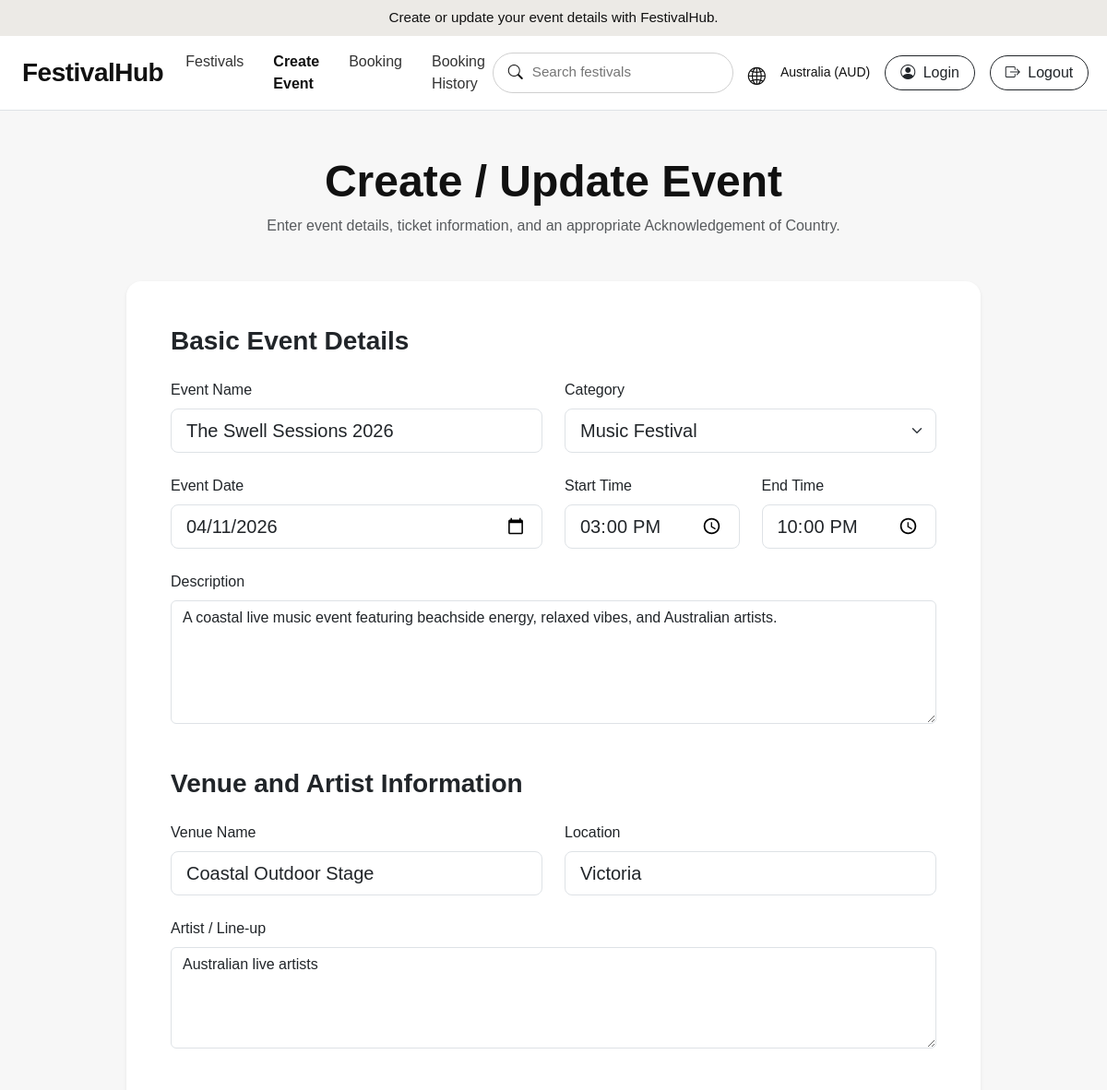
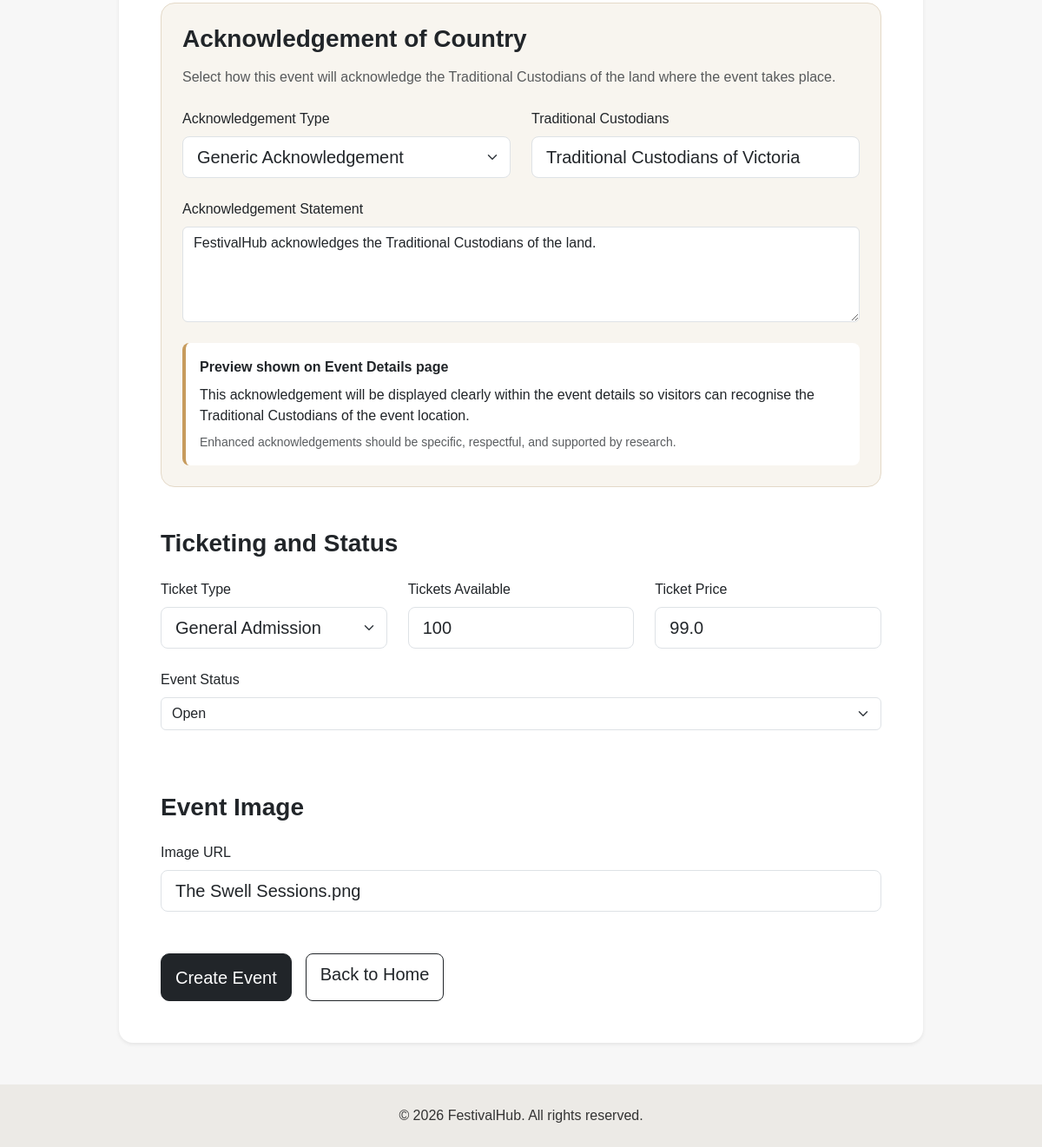
The app's page /update/1 (signed in) with its own data (2 pictures, top to bottom).
### festivalhub/models.py (models this page shows, shortened)
class Event(db.Model):
    __tablename__ = 'events'
    id = db.Column(db.Integer, primary_key=True)
    creator_id = db.Column(
        db.Integer,
        db.ForeignKey('users.id'),
        nullable=True
    )
    name = db.Column(db.String(150), nullable=False)
    category = db.Column(db.String(80), nullable=False)
    date = db.Column(db.String(80), nullable=False)
    start_time = db.Column(db.String(50))
    end_time = db.Column(db.String(50))
    description = db.Column(db.Text, nullable=False)
    venue = db.Column(db.String(150), nullable=False)
    location = db.Column(db.String(150), nullable=False)
    artist_lineup = db.Column(db.Text)
    ticket_type = db.Column(db.String(80), default='General Admission')
    tickets_available = db.Column(db.Integer, default=0)
    price = db.Column(db.Float, default=0.0)
    status = db.Column(db.String(30), default='Open')
    image = db.Column(db.String(255))
    acknowledgement_type = db.Column(
        db.String(80),
        default='No Acknowledgement of Country'
    )
    traditional_custodians = db.Column(db.String(150))
    acknowledgement_statement = db.Column(db.Text)
    bookings = db.relationship(
        'Booking',
        backref='event',
        lazy=True,
        cascade='all, delete-orphan'
    )
    comments = db.relationship(
        'Comment',
        backref='event',
        lazy=True,
        cascade='all, delete-orphan'
    )

### festivalhub/views.py (the view)
@mainbp.route('/update/<int:event_id>', methods=['GET', 'POST'])
def update_event(event_id):
    event = Event.query.get_or_404(event_id)
    if not user_can_manage_event(event):
        return redirect(url_for('main.details', event_id=event.id))
    form = EventForm()
    if request.method == 'POST':
        fill_event_from_form(event, form)
        db.session.commit()
        return redirect(url_for('main.details', event_id=event.id))
    populate_event_form(form, event)
    return render_template(
        'create-update-event.html',
        form=form,
        event=event,
        page_title='Update Event',
        submit_label='Update Event',
        is_update=True
    )

### festivalhub/models.py (called while the page is built)
@login_manager.user_loader
def load_user(user_id):
    return User.query.get(int(user_id))

### festivalhub/views.py (called while the page is built)
def user_can_manage_event(event):
    if not current_user.is_authenticated:
        return False
    if event.creator_id is None:
        return True
    return event.creator_id == current_user.id

### festivalhub/templates/create-update-event.html (shortened to what this page needs)
<!DOCTYPE html>
<html lang="en">
<head>
    <link href="https://cdn.jsdelivr.net/npm/bootstrap@5.3.3/dist/css/bootstrap.min.css" rel="stylesheet">
    <link rel="stylesheet" href="https://cdn.jsdelivr.net/npm/bootstrap-icons@1.11.3/font/bootstrap-icons.min.css">
    <link rel="stylesheet" href="{{ url_for('static', filename='style/style.css') }}">
</head>
<body>
    <div class="top-banner text-center py-2">
        Create or update your event details with FestivalHub.
    </div>
    <nav class="navbar navbar-expand-lg navbar-light bg-white border-bottom sticky-top">
        <div class="container-fluid px-4">
            <a class="navbar-brand fw-bold fs-3" href="/">
                FestivalHub
            </a>
            <div class="navbar-collapse">
                <ul class="navbar-nav mx-auto gap-lg-3">
                    <li class="nav-item"><a class="nav-link" href="/">Festivals</a></li>
                    <li class="nav-item"><a class="nav-link active" href="/create">Create Event</a></li>
                    <li class="nav-item"><a class="nav-link" href="/login-booking">Booking</a></li>
                    <li class="nav-item"><a class="nav-link" href="/bookings">Booking History</a></li>
                </ul>
                <div class="d-flex align-items-center gap-3 nav-right-group">
                    <div class="search-box d-flex align-items-center px-3">
                        <i class="bi bi-search me-2"></i>
                        <input type="text" placeholder="Search festivals">
                    </div>
                    <a href="#" class="icon-link">
                        <i class="bi bi-globe2"></i>
                    </a>
                    <span class="small text-nowrap d-none d-md-inline">
                        Australia (AUD)
                    </span>
                    <a href="/login" class="btn btn-outline-dark rounded-pill px-3">
                        <i class="bi bi-person-circle me-1"></i> Login
                    </a>
                    <a href="/logout" class="btn btn-outline-dark rounded-pill px-3">
                        <i class="bi bi-box-arrow-right me-1"></i> Logout
                    </a>
                </div>
            </div>
        </div>
    </nav>
    <section class="container py-5">
        <div class="text-center mb-5">
            <h1 class="fw-bold display-5">
                Create / Update Event
            </h1>
            <p class="text-muted">
                Enter event details, ticket information, and an appropriate Acknowledgement of Country.
            </p>
        </div>
        <div class="row justify-content-center">
            <div class="col-xl-10">
                <div class="card border-0 shadow-sm rounded-4">
                    <div class="card-body p-4 p-md-5">
                        <form method="POST">
                            <section class="mb-5">
                                <h3 class="fw-bold mb-4">
                                    Basic Event Details
                                </h3>
                                <div class="row g-4">
                                    <div class="col-md-6">
                                        <label class="form-label">Event Name</label>
                                        {{ form.name(class="form-control form-control-lg") }}
                                    </div>
                                    <div class="col-md-6">
                                        <label class="form-label">Category</label>
                                        {{ form.category(class="form-select form-select-lg") }}
                                    </div>
                                    <div class="col-md-6">
                                        <label class="form-label">Event Date</label>
                                        {{ form.date(class="form-control form-control-lg", type="date") }}
                                    </div>
                                    <div class="col-md-3">
                                        <label class="form-label">Start Time</label>
                                        {{ form.start_time(class="form-control form-control-lg", type="time") }}
                                    </div>
                                    <div class="col-md-3">
                                        <label class="form-label">End Time</label>
                                        {{ form.end_time(class="form-control form-control-lg", type="time") }}
                                    </div>
                                    <div class="col-12">
                                        <label class="form-label">Description</label>
                                        {{ form.description(class="form-control", rows="5") }}
                                    </div>
                                </div>
                            </section>
                            <section class="mb-5">
                                <h3 class="fw-bold mb-4">
                                    Venue and Artist Information
                                </h3>
                                <div class="row g-4">
                                    <div class="col-md-6">
                                        <label class="form-label">Venue Name</label>
                                        {{ form.venue(class="form-control form-control-lg") }}
                                    </div>
                                    <div class="col-md-6">
                                        <label class="form-label">Location</label>
                                        {{ form.location(class="form-control form-control-lg") }}
                                    </div>
                                    <div class="col-12">
                                        <label class="form-label">Artist / Line-up</label>
                                        {{ form.artist_lineup(class="form-control", rows="4") }}
                                    </div>
                                </div>
                            </section>
                            <section class="mb-5">
                                <div class="acknowledgement-section p-4 rounded-4">
                                    <h3 class="fw-bold mb-3">
                                        Acknowledgement of Country
                                    </h3>
                                    <p class="text-muted mb-4">
                                        Select how this event will acknowledge the Traditional Custodians of the land
                                        where the event takes place.
                                    </p>
                                    <div class="row g-4">
                                        <div class="col-md-6">
                                            <label class="form-label">Acknowledgement Type</label>
                                            {{ form.acknowledgement_type(class="form-select form-select-lg") }}
                                        </div>
                                        <div class="col-md-6">
                                            <label class="form-label">Traditional Custodians</label>
                                            {{ form.traditional_custodians(class="form-control form-control-lg") }}
                                        </div>
                                        <div class="col-12">
                                            <label class="form-label">Acknowledgement Statement</label>
                                            {{ form.acknowledgement_statement(class="form-control", rows="4") }}
                                        </div>
                                        <div class="col-12">
                                            <div class="acknowledgement-note p-3 rounded-3">
                                                <strong>Preview shown on Event Details page</strong>
                                                <p class="mb-2 mt-2">
                                                    This acknowledgement will be displayed clearly within the event
                                                    details so visitors can recognise the Traditional Custodians of the
                                                    event location.
                                                </p>
                                                <p class="text-muted small mb-0">
                                                    Enhanced acknowledgements should be specific, respectful, and
                                                    supported by research.
                                                </p>
                                            </div>
                                        </div>
                                    </div>
                                </div>
                            </section>
                            <section class="mb-5">
                                <h3 class="fw-bold mb-4">
                                    Ticketing and Status
                                </h3>
                                <div class="row g-4">
                                    <div class="col-md-4">
                                        <label class="form-label">Ticket Type</label>
                                        {{ form.ticket_type(class="form-select form-select-lg") }}
                                    </div>
                                    <div class="col-md-4">
                                        <label class="form-label">Tickets Available</label>
                                        {{ form.tickets_available(class="form-control form-control-lg") }}
                                    </div>
                                    <div class="col-md-4">
                                        <label class="form-label">Ticket Price</label>
                                        {{ form.price(class="form-control form-control-lg") }}
                                    </div>
                                    <div class="mb-4">
                                        <label for="status" class="form-label">Event Status</label>
                                        <select class="form-select" id="status" name="status" required>
                                            <option value="Open">Open</option>
                                        </select>
                                    </div>
                                </div>
                            </section>
                            <section class="mb-5">
                                <h3 class="fw-bold mb-4">
                                    Event Image
                                </h3>
                                <div class="row g-4">
                                    <div class="col-md-12">
                                        <label class="form-label">Image URL</label>
                                        {{ form.image(class="form-control form-control-lg") }}
                                    </div>
                                </div>
                            </section>
                            <div class="d-flex flex-wrap gap-3">
                                {{ form.submit(class="btn btn-dark btn-lg") }}
                                <a href="/" class="btn btn-outline-dark btn-lg">
                                    Back to Home
                                </a>
                            </div>
                        </form>
                    </div>
                </div>
            </div>
        </div>
    </section>
    <footer class="footer-section py-4 text-center">
        <p class="mb-0">
            © 2026 FestivalHub. All rights reserved.
        </p>
    </footer>
</body>
</html>

### festivalhub/static/style/style.css (style rules this page uses)
body { font-family: Arial, sans-serif; background-color: #f7f7f7; color: #111; margin: 0; padding: 0; }
.top-banner { background-color: #eceae6; font-size: 0.95rem; font-weight: 500; }
.navbar { background-color: #fff; }
.navbar-brand { letter-spacing: -0.5px; color: #111 !important; }
.nav-link { color: #333 !important; font-weight: 500; }
.nav-link.active { color: #111 !important; font-weight: 700; }
.nav-right-group { min-width: fit-content; }
.search-box { border: 1px solid #cfcfcf; border-radius: 999px; background-color: #fff; min-width: 240px; height: 44px; }
.search-box input { border: none; outline: none; width: 100%; background: transparent; font-size: 0.95rem; }
.icon-link { color: #111; font-size: 1.2rem; text-decoration: none; }
.card-body { padding: 1.1rem; }
.btn-dark { border-radius: 10px; padding-top: 0.7rem; padding-bottom: 0.7rem; }
.footer-section { background-color: #eceae6; color: #333; }
.acknowledgement-section { background-color: #f8f5ef; border: 1px solid #e4d9c8; }
.acknowledgement-note { background-color: #ffffff; border-left: 4px solid #c79b5d; }

### records on screen
Event: name "The Swell Sessions 2026", category "Music Festival", date "04/11/2026", start_time "15:00", end_time "22:00", description "A coastal live music event featuring beachside energy, relaxed vibes, and Australian artists.", venue "Coastal Outdoor Stage", location "Victoria", artist_lineup "Australian live artists", acknowledgement_type "Generic Acknowledgement", traditional_custodians "Traditional Custodians of Victoria", acknowledgement_statement "FestivalHub acknowledges the Traditional Custodians of the land.", ticket_type "General Admission", tickets_available "100", price "99.0", image "The Swell Sessions.png"
